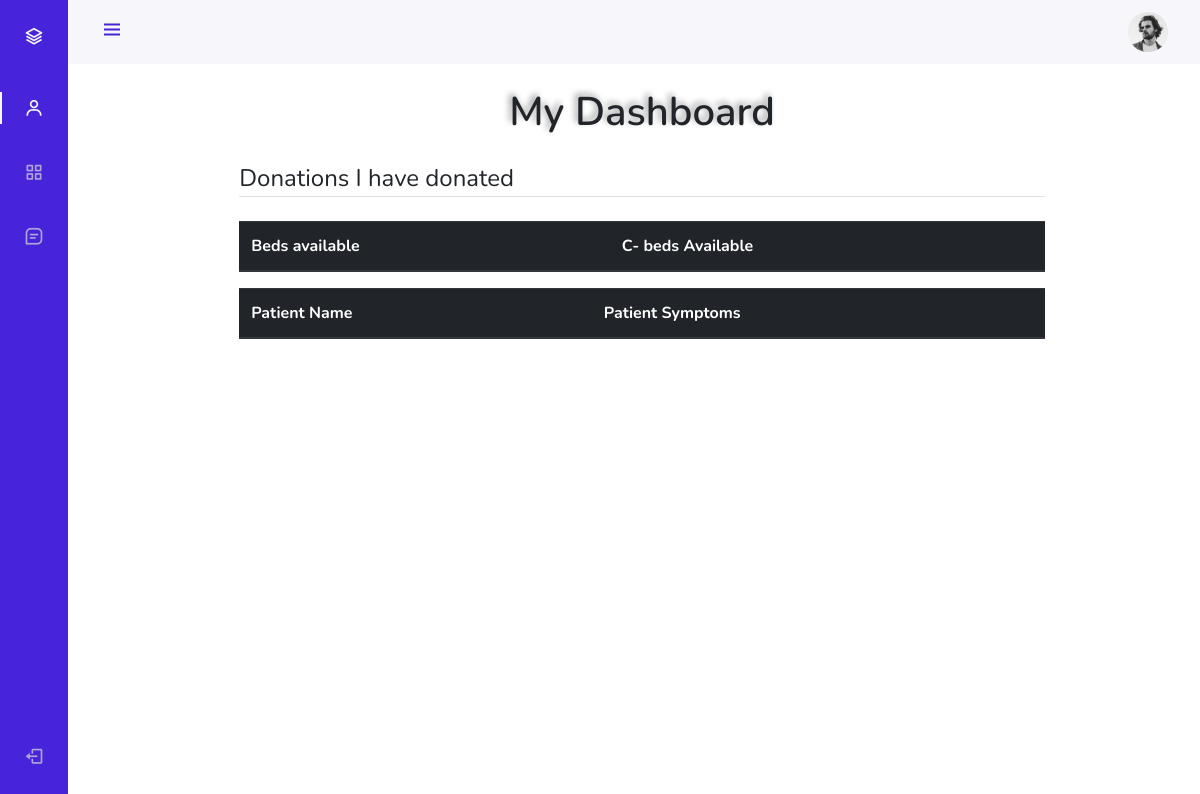
/dashboard/ (signed in), run on an earlier commit of the app's database.
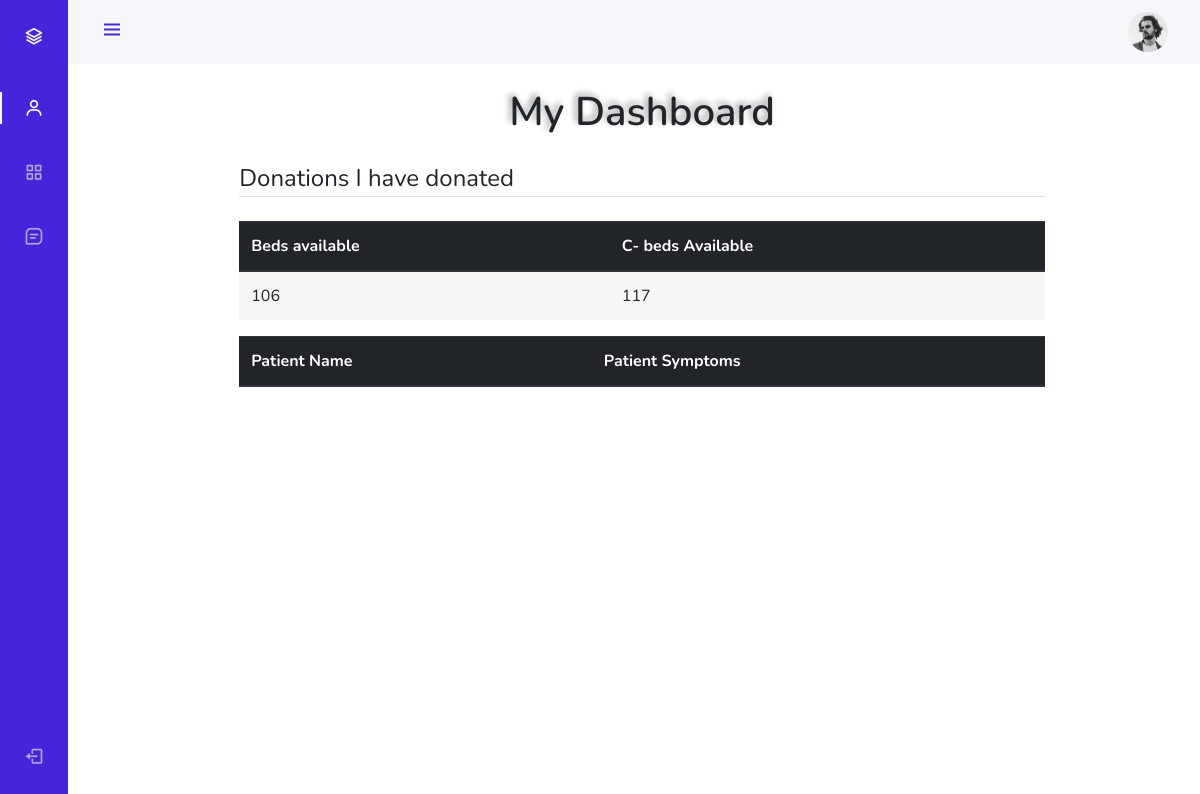
And on a later commit of the database.
### blog/models.py (models this page shows, shortened)
class Post(models.Model):
    name = models.CharField(max_length = 100)
    content = models.TextField()
    type = models.CharField(max_length = 100, default="Dedicated covid hospital")
    proof = models.ImageField(default='default.jpg',upload_to='hosp_proofs')
    author = models.ForeignKey(User, on_delete=models.CASCADE)
    city = models.CharField(max_length=10, default="Mumbai")
    address = models.TextField(default="Maharashtra")
    area =models.CharField(max_length=10, default="Andheri")
    covid_cap=models.IntegerField(default=0)
    norm_cap = models.IntegerField(default=0)
    img1 = models.ImageField(default='default.jpg',upload_to='hosp_imgs')
    img2 = models.ImageField(default='default.jpg',upload_to='hosp_imgs')
    img3 = models.ImageField(default='default.jpg',upload_to='hosp_imgs')

### blog/views.py (the view)
# urls.py: path('dashboard/', views.FilteredPatientView, name='dash-view'),
def FilteredPatientView(request):
    requests = BedRequest.objects.filter(health_centre = request.user)
    posts = Post.objects.filter(author = request.user)
    context = {
        'requests' : requests,
        'posts': posts
    }
    print(requests)
    return render(request, 'blog/dashboard.html',context)

### blog/templates/blog/dashboard.html (shortened to what this page needs)
{% extends 'blog/navbase_without.html' %} {% block content %}
<div class="row d-flex justify-content-center">
  <div class="col-9">
    <h1 class="my-4" style="text-align: center">My Dashboard</h1>
    {% if user.is_authenticated == True %}
    <legend class="border-bottom mb-4">Donations I have donated</legend>
    <table class="table">
        <thead class="thead-dark">
          <tr>
            <th scope="col">Beds available</th>
            <th scope="col">C- beds Available</th>
          </tr>
        </thead>
        <tbody>
        {% for post in posts%}
        <td>{{ post.norm_cap}}</td>
        <td>{{ post.covid_cap }}</td>
        {% endfor %}
      </tbody>
    </table>
    <table class="table">
      <thead class="thead-dark">
        <tr>
          <th scope="col">Patient Name</th>
          <th scope="col">Patient Symptoms</th>
        </tr>
      </thead>
    </table>
    {% endif %}
  </div>
</div>
{% endblock content%}

What changed in the data, as far as the page shows it:
added Post: norm_cap "106", covid_cap "117"
